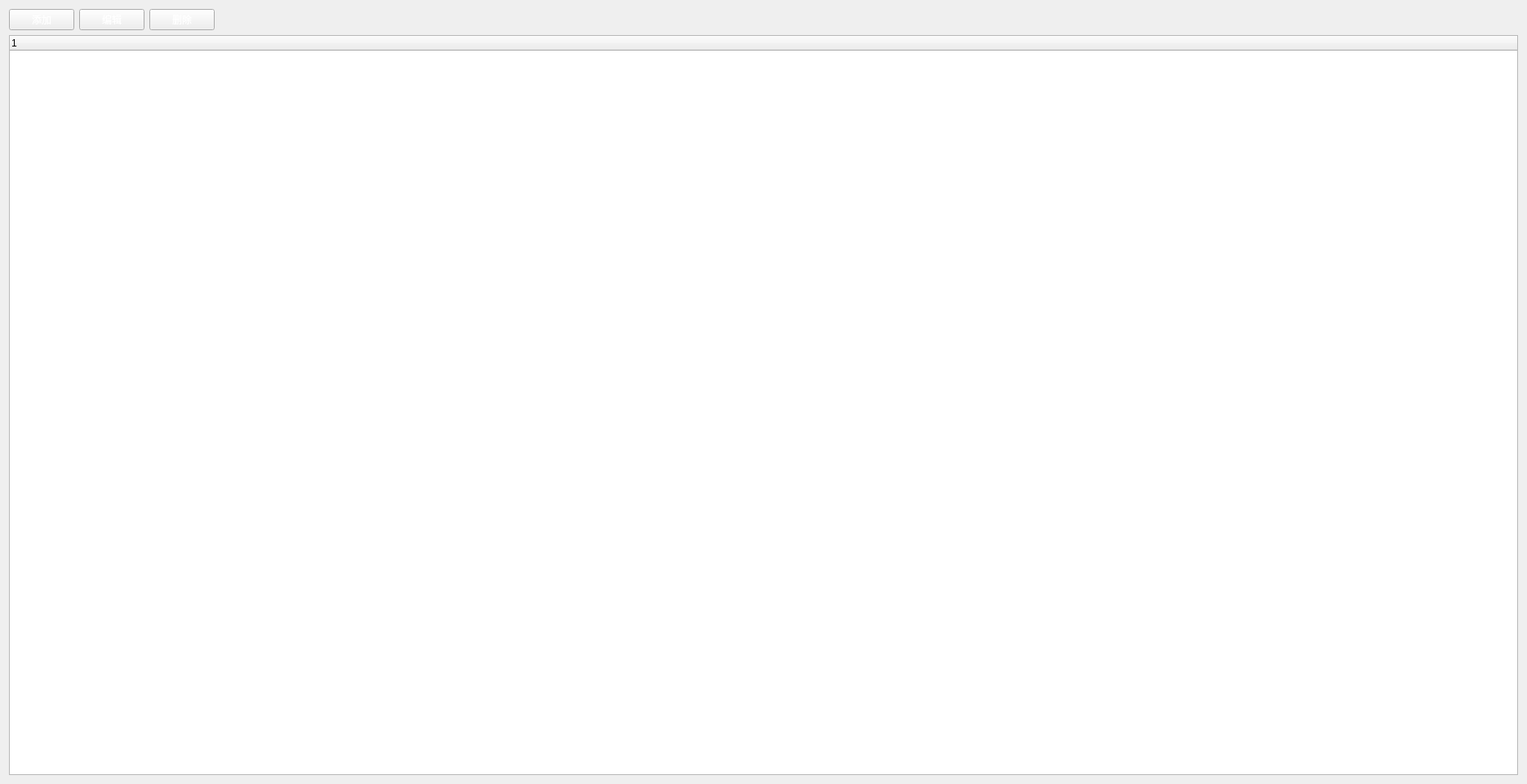
<?xml version="1.0" encoding="UTF-8"?>
<ui version="4.0">
 <class>DeptManageSetForm</class>
 <widget class="QWidget" name="DeptManageSetForm">
  <property name="geometry">
   <rect>
    <x>0</x>
    <y>0</y>
    <width>1871</width>
    <height>961</height>
   </rect>
  </property>
  <property name="windowTitle">
   <string>Form</string>
  </property>
  <layout class="QGridLayout" name="gridLayout">
   <item row="0" column="0">
    <widget class="QPushButton" name="addpushButton">
     <property name="styleSheet">
      <string notr="true">QPushButton {  
    background-image: url(:/image/asm3872.png);  
	font: 16pt &quot;Sans Serif&quot;;
	color: rgb(255, 255, 255);
 }</string>
     </property>
     <property name="text">
      <string>添加</string>
     </property>
    </widget>
   </item>
   <item row="0" column="1">
    <widget class="QPushButton" name="updatepushButton">
     <property name="styleSheet">
      <string notr="true">QPushButton {  
    background-image: url(:/image/asm3872.png);  
	font: 16pt &quot;Sans Serif&quot;;
	color: rgb(255, 255, 255);
 }</string>
     </property>
     <property name="text">
      <string>编辑</string>
     </property>
    </widget>
   </item>
   <item row="0" column="2">
    <widget class="QPushButton" name="deletepushButton">
     <property name="styleSheet">
      <string notr="true">QPushButton {  
    background-image: url(:/image/asm3872.png);  
	font: 16pt &quot;Sans Serif&quot;;
	color: rgb(255, 255, 255);
 }</string>
     </property>
     <property name="text">
      <string>删除</string>
     </property>
    </widget>
   </item>
   <item row="0" column="3">
    <spacer name="horizontalSpacer">
     <property name="orientation">
      <enum>Qt::Horizontal</enum>
     </property>
     <property name="sizeHint" stdset="0">
      <size>
       <width>1607</width>
       <height>20</height>
      </size>
     </property>
    </spacer>
   </item>
   <item row="1" column="0" colspan="4">
    <widget class="QTreeWidget" name="deptreeWidget">
     <column>
      <property name="text">
       <string notr="true">1</string>
      </property>
     </column>
    </widget>
   </item>
  </layout>
 </widget>
 <resources/>
 <connections/>
</ui>
